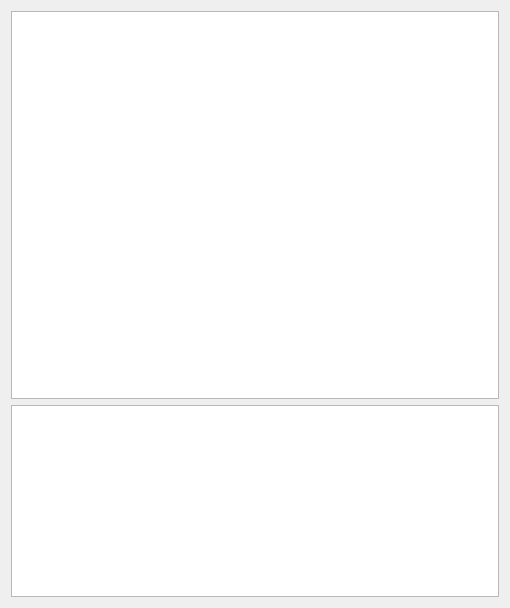
<?xml version="1.0" encoding="UTF-8"?>
<ui version="4.0">
 <class>LexInfo</class>
 <widget class="QWidget" name="LexInfo">
  <property name="geometry">
   <rect>
    <x>0</x>
    <y>0</y>
    <width>510</width>
    <height>608</height>
   </rect>
  </property>
  <property name="windowTitle">
   <string>Form</string>
  </property>
  <layout class="QVBoxLayout" name="verticalLayout">
   <item>
    <widget class="QTableWidget" name="tableWidget">
     <attribute name="horizontalHeaderStretchLastSection">
      <bool>true</bool>
     </attribute>
    </widget>
   </item>
   <item>
    <widget class="QTextBrowser" name="textBrowser">
     <property name="maximumSize">
      <size>
       <width>16777215</width>
       <height>192</height>
      </size>
     </property>
    </widget>
   </item>
  </layout>
 </widget>
 <resources/>
 <connections/>
</ui>
